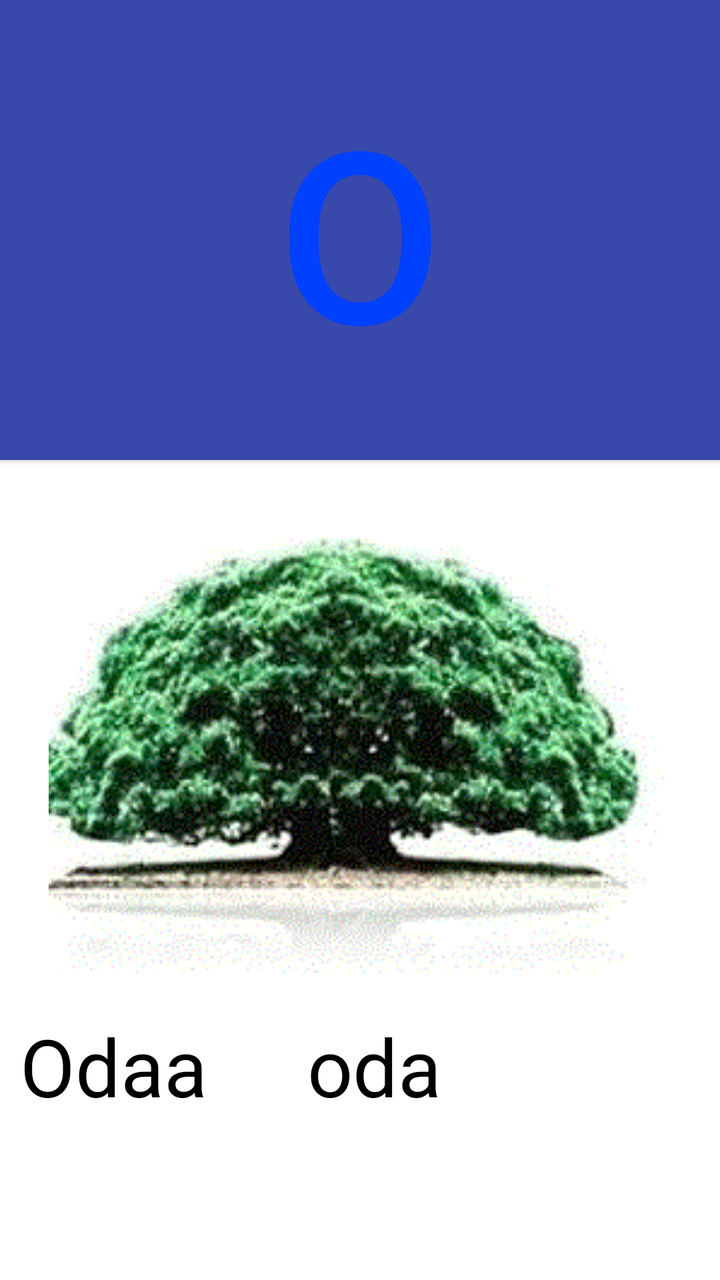
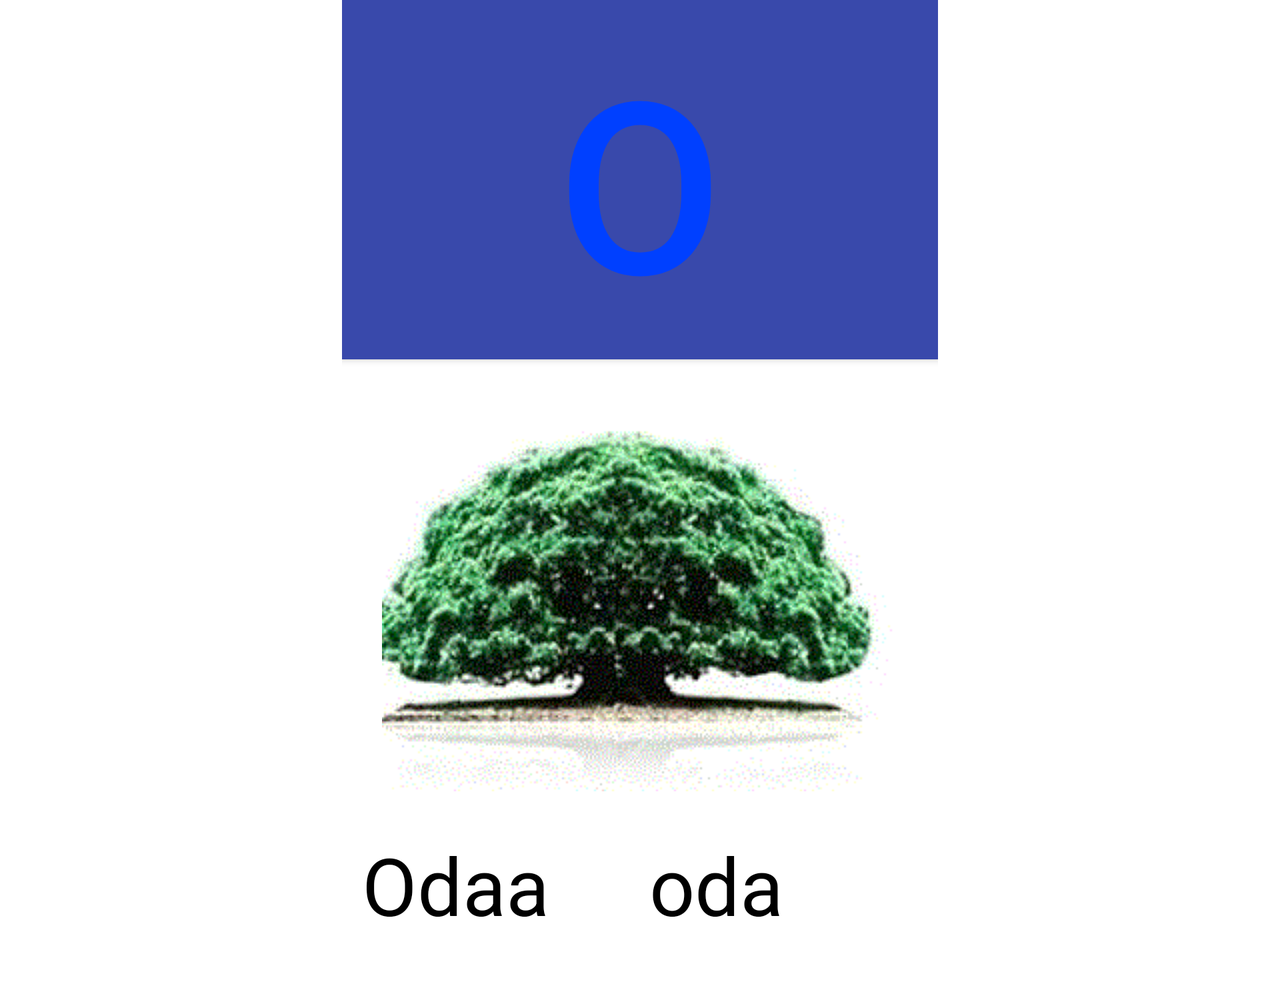

One screen, two layout resources from the same app: the default and the repository's alternative for another configuration. Each is rendered where Android would select it; the XML of both is given below.
<!-- AndroidManifest.xml: application theme Theme.QubeeOro -->
<!-- res/layout/oo.xml -->
<?xml version="1.0" encoding="utf-8"?>
<LinearLayout xmlns:android="http://schemas.android.com/apk/res/android"
    xmlns:app="http://schemas.android.com/apk/res-auto"
    xmlns:tools="http://schemas.android.com/tools"
    android:layout_width="match_parent"
    android:layout_height="match_parent"
    android:layout_weight="1"
    android:orientation="vertical">

    <LinearLayout
        android:layout_width="match_parent"
        android:layout_height="match_parent"
        android:orientation="vertical"
        android:layout_weight="1"
        >

        <Button
            android:id="@+id/Oaa1"
            android:layout_width="match_parent"
            android:layout_height="wrap_content"
            android:gravity="center"
            android:background="#e6e6ff"
            android:layout_weight="1"
            android:text="O"
            android:onClick="O1"
            android:textColor="@color/d"
            android:textSize="120sp"
            />

        <ImageView
            android:id="@+id/imageView"
            android:layout_width="match_parent"
            android:layout_height="186dp"
            android:layout_margin="20dp"
            android:layout_weight="1"
            app:srcCompat="@drawable/odaa"
            tools:layout_editor_absoluteX="3dp"
            tools:layout_editor_absoluteY="4dp" />

        <TextView
            android:id="@+id/textView"
            android:layout_width="match_parent"
            android:layout_height="wrap_content"
            android:layout_marginBottom="30dp"
            android:layout_weight="1"
            android:text=" Odaa     oda"
            android:textColor="#000000"
            android:textDirection="inherit"
            android:textSize="40dp" />

    </LinearLayout>
</LinearLayout>
<!-- resources referenced by this layout -->
<resources>
  <color name="d">#0040ff</color>
  <!-- drawable odaa: jpg bitmap (drawable, 20598 bytes) -->
  <style name="Theme.QubeeOro" parent="Theme.MaterialComponents.DayNight.DarkActionBar">
          
          <item name="colorPrimary">@color/colorPrimary</item>
          <item name="colorPrimaryVariant">@color/colorPrimary</item>
          <item name="colorOnPrimary">@color/whiteText</item>
          
          <item name="colorSecondary">@color/f</item>
          <item name="colorSecondaryVariant">@color/f</item>
          <item name="colorOnSecondary">@color/j</item>
          
          <item name="android:statusBarColor" tools:targetApi="l">?attr/colorPrimaryVariant</item>
          
      </style>
  <color name="colorPrimary">#3949AB</color>
  <color name="whiteText">#ffffff</color>
  <color name="f">#867979</color>
  <color name="j">#000000</color>
</resources>
<!-- res/layout-land/oo.xml (the repository's variant of the layout above) -->
<!-- drawn on the phone turned sideways -->
<?xml version="1.0" encoding="utf-8"?>
<ScrollView xmlns:android="http://schemas.android.com/apk/res/android"
    xmlns:app="http://schemas.android.com/apk/res-auto"
    xmlns:tools="http://schemas.android.com/tools"
    android:layout_width="match_parent"
    android:layout_height="wrap_content"
    tools:context=".Main3Activity">
    <LinearLayout xmlns:android="http://schemas.android.com/apk/res/android"
        xmlns:app="http://schemas.android.com/apk/res-auto"
        xmlns:tools="http://schemas.android.com/tools"
        android:layout_width="match_parent"
        android:layout_height="match_parent"
        android:layout_weight="1"
        android:orientation="vertical">

        <LinearLayout
            android:layout_width="wrap_content"
            android:layout_height="wrap_content"
            android:orientation="vertical"
            android:layout_gravity="center"
            android:layout_weight="1"
            >

            <Button
                android:id="@+id/Oaa1"
                android:layout_width="match_parent"
                android:layout_height="wrap_content"
                android:gravity="center"
                android:background="#e6e6ff"
                android:layout_weight="1"
                android:text="O"
                android:onClick="O1"
                android:textColor="@color/d"
                android:textSize="120sp"
                />

            <ImageView
                android:id="@+id/imageView"
                android:layout_width="match_parent"
                android:layout_height="wrap_content"
                android:layout_margin="20dp"
                android:layout_weight="1"
                app:srcCompat="@drawable/odaa"
                tools:layout_editor_absoluteX="3dp"
                tools:layout_editor_absoluteY="4dp" />

            <TextView
                android:id="@+id/textView"
                android:layout_width="match_parent"
                android:layout_height="wrap_content"
                android:layout_marginBottom="30dp"
                android:layout_weight="1"
                android:text=" Odaa     oda"
                android:textColor="#000000"
                android:textDirection="inherit"
                android:textSize="40dp" />

        </LinearLayout>
    </LinearLayout>
</ScrollView>
